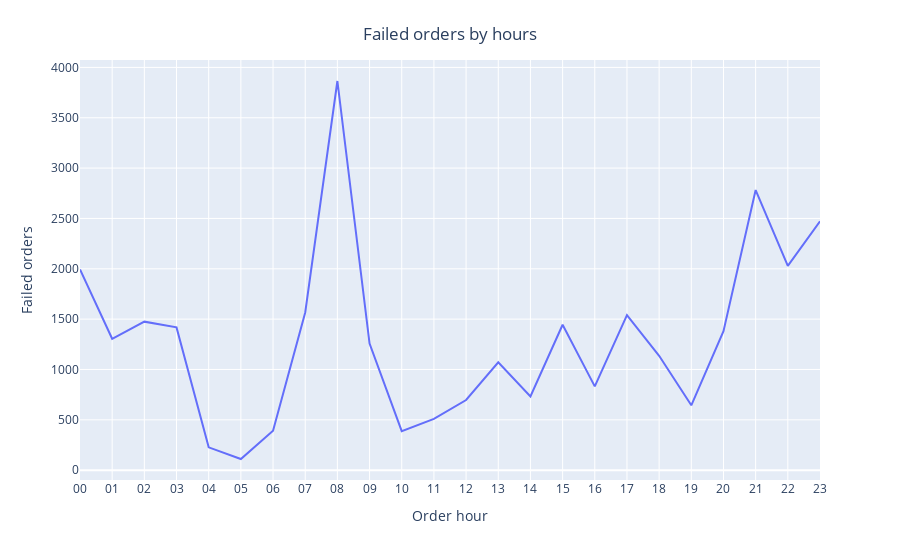

Notebook source saved alongside this figure:
### Code cell
fig = px.line(q2a, x="hours", y="Failed_orders")
fig.update_layout(
    title={'text':'Failed orders by hours',
           'y':0.95,
           'x':0.5,
           'xanchor': 'center',
           'yanchor': 'top'},
    xaxis_title="Order hour",
    yaxis_title="Failed orders"
)
fig.show()

### Figure 1 — Plotly figure (JSON) as saved in the notebook; plotly's stock layout.template omitted (floating-point values rounded to 4 significant figures)
{"data": [{"hovertemplate": "hours=%{x}<br>Failed_orders=%{y}<extra></extra>", "legendgroup": "", "line": {"color": "#636efa", "dash": "solid"}, "marker": {"symbol": "circle"}, "mode": "lines", "name": "", "orientation": "v", "showlegend": false, "type": "scatter", "x": ["00", "01", "02", "03", "04", "05", "06", "07", "08", "09", "10", "11", "12", "13", "14", "15", "16", "17", "18", "19", "20", "21", "22", "23"], "xaxis": "x", "y": [1993, 1305, 1475, 1418, 227, 111, 392, 1566, 3865, 1258, 387, 510, 697, 1072, 733, 1444, 832, 1540, 1136, 644, 1381, 2782, 2029, 2471], "yaxis": "y"}], "layout": {"legend": {"tracegroupgap": 0}, "margin": {"t": 60}, "title": {"text": "Failed orders by hours", "x": 0.5, "xanchor": "center", "y": 0.95, "yanchor": "top"}, "xaxis": {"anchor": "y", "domain": [0, 1], "title": {"text": "Order hour"}}, "yaxis": {"anchor": "x", "domain": [0, 1], "title": {"text": "Failed orders"}}}}
